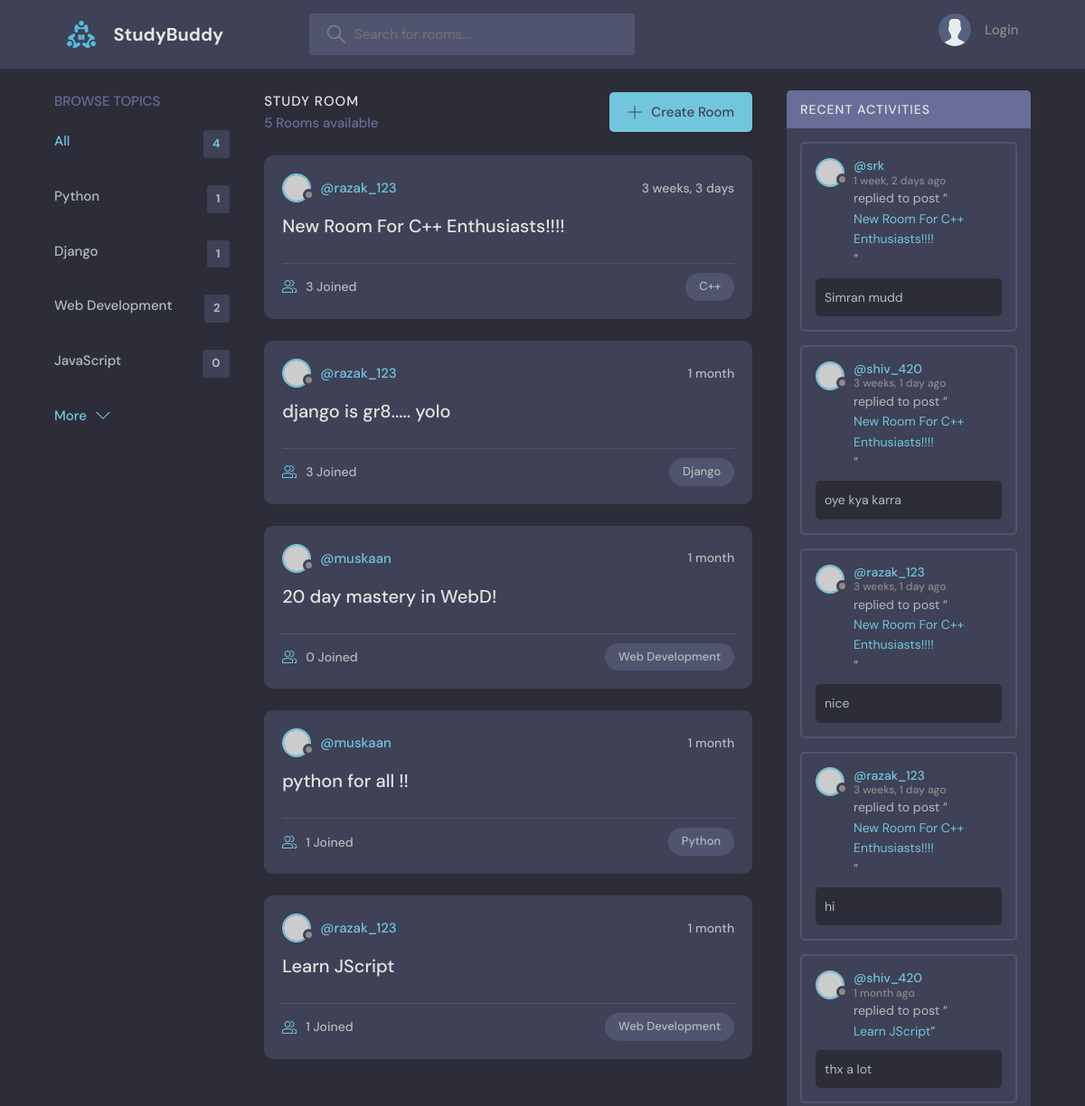
Before: / (upper part) with the older database file.
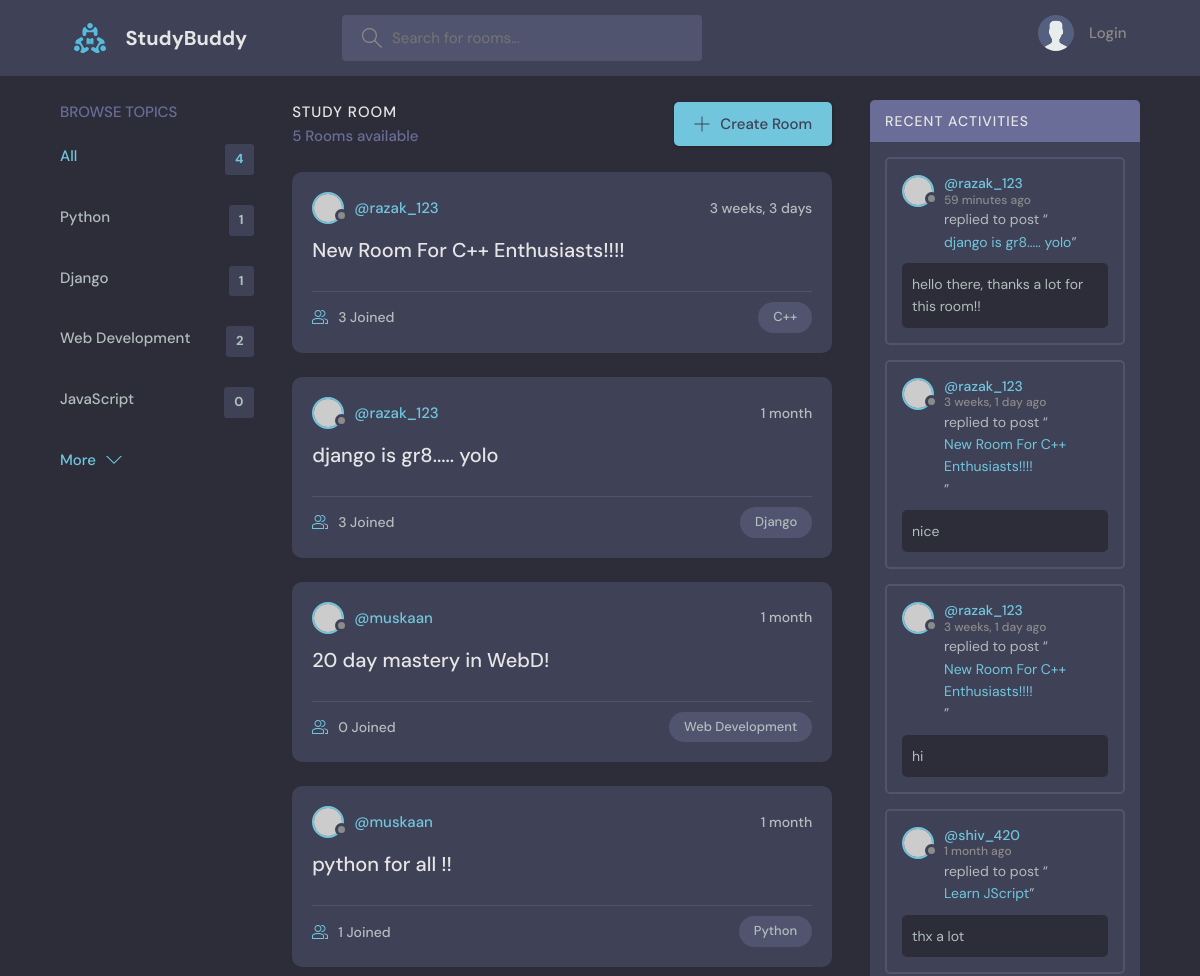
After: the same page with the newer database file.
### base/models.py (models this page shows, shortened)
class Topic(models.Model):
    name = models.CharField(max_length=200)

class Room(models.Model):
    host = models.ForeignKey(User, on_delete=models.SET_NULL, null=True)
    topic = models.ForeignKey(Topic, on_delete=models.SET_NULL, null=True)
    name = models.CharField(max_length=200)
    descripton = models.TextField(null=True, blank=True)
    participants = models.ManyToManyField(
        User, related_name='participants', blank=True)
    updated = models.DateTimeField(auto_now=True)
    created = models.DateTimeField(auto_now_add=True)
    class Meta:
        ordering = ['-updated', '-created']
    def __str__(self):
        return self.name

class Message(models.Model):
    user = models.ForeignKey(User, on_delete=models.CASCADE)
    room = models.ForeignKey(Room, on_delete=models.CASCADE)
    body = models.TextField()
    updated = models.DateTimeField(auto_now=True)
    created = models.DateTimeField(auto_now_add=True)
    class Meta:
        ordering = ['-updated', '-created']

### base/views.py (the view)
# urls.py: path('', views.home, name="home"),
def home(request):
    q = request.GET.get('q')
    if q != None:
        rooms = Room.objects.filter(
            Q(topic__name__icontains=q) |
            Q(name__icontains=q) |
            Q(descripton__icontains=q)
        )
        room_messages = Message.objects.filter(
            Q(room__topic__name__icontains=q))
    else:
        rooms = Room.objects.all()
        room_messages = Message.objects.all()
    room_count = rooms.count()
    topics = Topic.objects.all()[0:4]
    context = {'rooms': rooms, 'topics': topics,
               'room_count': room_count, 'room_messages': room_messages}
    return render(request, 'base/home.html', context)

### base/templates/base/home.html (shortened to what this page needs)
{% extends 'main.html' %}
{% block content %}
<main class="layout layout--3">
  <div class="container">
    {% include 'base/topics_components.html' %}
    <div class="roomList">
      <div class="roomList__header">
        <div>
          <h2>Study Room
          </h2>
          <p>{{room_count}} Rooms available</p>
        </div>
        <a class="btn btn--main" href="{% url 'create-room' %}">
          <svg version="1.1" xmlns="http://www.w3.org/2000/svg" width="32" height="32" viewBox="0 0 32 32">
            <title>add</title>
            <path
              d="M16.943 0.943h-1.885v14.115h-14.115v1.885h14.115v14.115h1.885v-14.115h14.115v-1.885h-14.115v-14.115z">
            </path>
          </svg>
          Create Room
        </a>
      </div>
      {% include 'base/feed_components.html' %}
    </div>
    {% include 'base/activity_component.html' %}
  </div>
</main>
{% endblock content %}

### base/templates/base/topics_components.html
<div class="topics">
    <div class="topics__header">
        <h2>Browse Topics</h2>
    </div>
    <ul class="topics__list">
        <li>
            <a href="{% url 'home' %}" class="active">All <span>{{topics.count}}</span></a>
        </li>
        {% for topic in topics%}
        <li>
            <a href="{% url 'home'%}?q={{topic.name}}">{{topic.name}}<span>{{topic.room_set.all.count}}</span></a>
        </li>
        {% endfor %}
    </ul>
    <a class="btn btn--link" href="{% url 'topics' %}">
        More
        <svg version="1.1" xmlns="http://www.w3.org/2000/svg" width="32" height="32" viewBox="0 0 32 32">
            <title>chevron-down</title>
            <path d="M16 21l-13-13h-3l16 16 16-16h-3l-13 13z"></path>
        </svg>
    </a>
</div>

### base/templates/base/feed_components.html (shortened to what this page needs)
{% for room in rooms%}
<div class="roomListRoom">
    <div class="roomListRoom__header">
        <a href="{% url 'user-profile' room.host.id %}" class="roomListRoom__author">
            <div class="avatar avatar--small">
                <img src="https://randomuser.me/api/portraits/women/11.jpg" />
            </div>
            <span>@{{room.host.username}}</span>
        </a>
        <div class="roomListRoom__actions">
            <span>{{room.created|timesince}}</span>
        </div>
    </div>
    <div class="roomListRoom__content">
        <a href="{% url 'room' room.id %}">{{room.name}}</a>
    </div>
    <div class="roomListRoom__meta">
        <a href="{% url 'room' room.id %}" class="roomListRoom__joined">
            {{room.participants.all.count}} Joined
        </a>
        <p class="roomListRoom__topic">{{room.topic.name}}</p>
    </div>
</div>
{% endfor %}

### base/templates/base/activity_component.html (shortened to what this page needs)
<div class="activities">
    <div class="activities__header">
        <h2>Recent Activities</h2>
    </div>
    {% for message in room_messages %}
    <div class="activities__box">
        <div class="activities__boxHeader roomListRoom__header">
            <a href="{% url 'user-profile' message.user.id %}" class="roomListRoom__author">
                <div class="avatar avatar--small">
                    <img src="https://randomuser.me/api/portraits/women/11.jpg" />
                </div>
                <p>
                    @{{message.user}}
                    <span>{{message.created|timesince}} ago</span>
                </p>
            </a>
        </div>
        <div class="activities__boxContent">
            <p>replied to post “<a href="{% url 'room' message.room.id %}">{{message.room}}</a>”</p>
            <div class="activities__boxRoomContent">
                {{message.body}}
            </div>
        </div>
    </div>
    {% endfor %}
</div>

Changed rows visible on the page:
no longer on this page (row unchanged): Room: host.username "razak_123", created "1 month", name "Learn JScript", participants.all.count "1", topic.name "Web Development"
removed Message: user "srk", created "1 week, 2 days", room "New Room For C++ Enthusiasts!!!!", body "Simran mudd"
removed Message: user "shiv_420", created "3 weeks, 1 day", room "New Room For C++ Enthusiasts!!!!", body "oye kya karra"
added Message: user "razak_123", created "59 minutes", room "django is gr8..... yolo", body "hello there, thanks a lot for this room!!"
